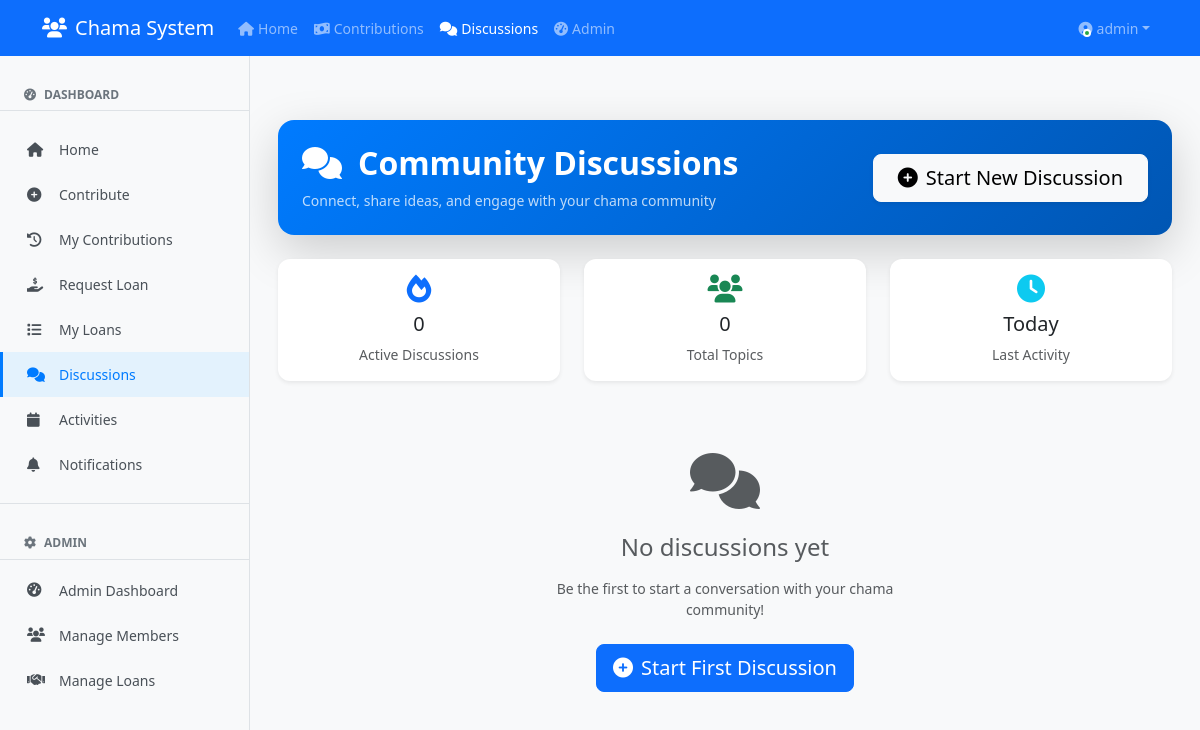
/discussions (signed in), run on an earlier commit of the app's database.
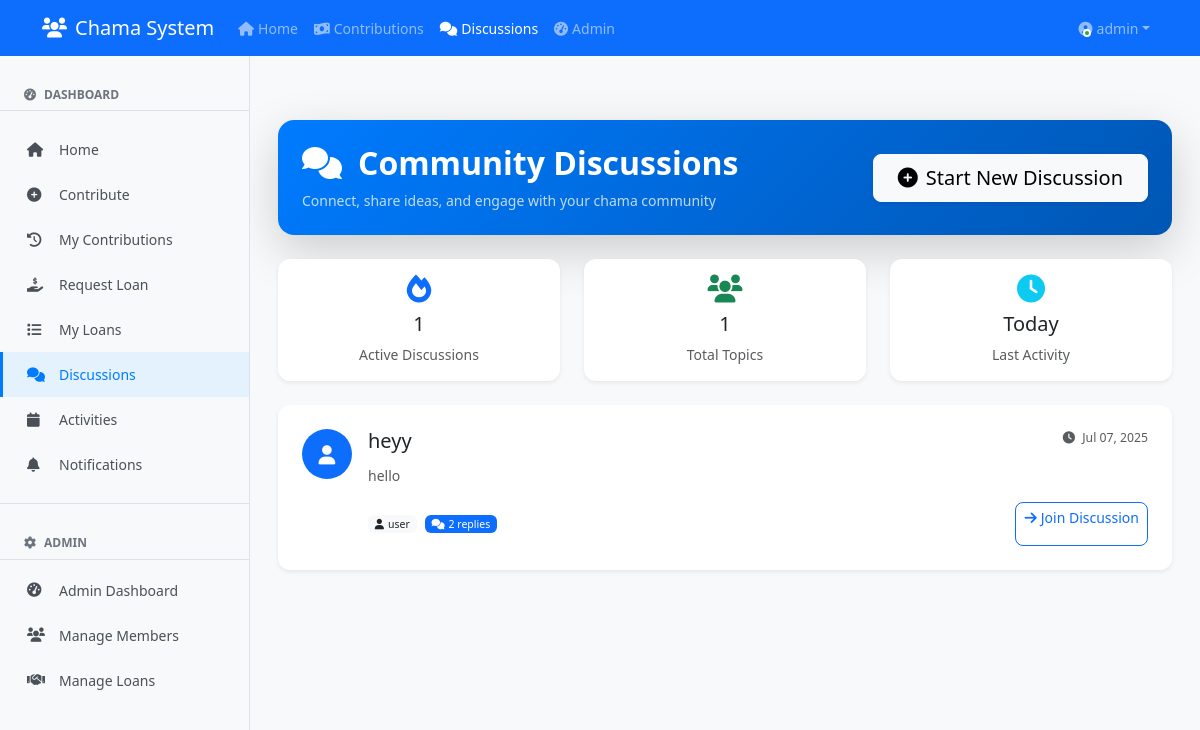
And on a later commit of the database.
### clean_app.py (models this page shows, shortened)
class Discussion(db.Model):
    id = db.Column(db.Integer, primary_key=True)
    title = db.Column(db.String(100), nullable=False)
    content = db.Column(db.Text, nullable=False)
    date = db.Column(db.DateTime, default=datetime.utcnow)
    user_id = db.Column(db.Integer, db.ForeignKey('user.id'))
    user = db.relationship('User', backref='discussions')

class User(db.Model, UserMixin):
    id = db.Column(db.Integer, primary_key=True)
    username = db.Column(db.String(80), unique=True, nullable=False)
    password = db.Column(db.String(200), nullable=False)
    is_admin = db.Column(db.Boolean, default=False)
    last_seen = db.Column(db.DateTime, default=datetime.utcnow)
    is_online = db.Column(db.Boolean, default=False)
    members = db.relationship('Member', backref='user', lazy=True)

### clean_app.py (the view)
@app.route('/discussions')
@login_required
def discussions():
    discussions = Discussion.query.order_by(Discussion.date.desc()).all()
    return render_template('discussions/list.html', discussions=discussions)

### clean_app.py (called while the page is built)
@login_manager.user_loader
def load_user(user_id):
    return User.query.get(int(user_id))

### templates/discussions/list.html (shortened to what the changed rows need)
{% extends "base.html" %}
{% block content %}
<div class="container-fluid py-4">
    <div class="row mb-4">
        <div class="col-12">
            <div class="bg-gradient-primary text-white rounded-4 p-4 shadow-lg">
                <div class="d-flex flex-column flex-md-row justify-content-between align-items-start align-items-md-center">
                    <div>
                        <h2 class="mb-2 fw-bold">
                            <i class="fas fa-comments me-3"></i>Community Discussions
                        </h2>
                    </div>
                </div>
            </div>
        </div>
    </div>
    <div class="row mb-4">
        <div class="col-md-4">
            <div class="card border-0 shadow-sm h-100">
                <div class="card-body text-center">
                    <div class="text-primary mb-2">
                        <i class="fas fa-fire fa-2x"></i>
                    </div>
                    <h5 class="card-title">{{ discussions|length }}</h5>
                    <p class="card-text text-muted">Active Discussions</p>
                </div>
            </div>
        </div>
        <div class="col-md-4">
            <div class="card border-0 shadow-sm h-100">
                <div class="card-body text-center">
                    <div class="text-success mb-2">
                        <i class="fas fa-users fa-2x"></i>
                    </div>
                    <h5 class="card-title">{{ discussions|length }}</h5>
                    <p class="card-text text-muted">Total Topics</p>
                </div>
            </div>
        </div>
    </div>
    <div class="row">
        <div class="col-12">
            {% if discussions %}
                <div class="row g-4">
                    {% for discussion in discussions %}
                    <div class="col-12">
                        <div class="card border-0 shadow-sm hover-lift">
                            <div class="card-body p-4">
                                <div class="d-flex align-items-start">
                                    <div class="flex-shrink-0 me-3">
                                        <div class="avatar-circle bg-primary text-white d-flex align-items-center justify-content-center">
                                            <i class="fas fa-user"></i>
                                        </div>
                                    </div>
                                    <div class="flex-grow-1">
                                        <div class="d-flex justify-content-between align-items-start mb-2">
                                            <h5 class="card-title mb-1">
                                                <a href="{{ url_for('view_discussion', discussion_id=discussion.id) }}"
                                                   class="text-decoration-none text-dark hover-primary">
                                                    {{ discussion.title }}
                                                </a>
                                            </h5>
                                            <small class="text-muted">
                                                <i class="fas fa-clock me-1"></i>
                                                {{ discussion.date.strftime('%b %d, %Y') }}
                                            </small>
                                        </div>
                                        <p class="card-text text-muted mb-3">
                                            {{ discussion.content[:150] }}{% if discussion.content|length > 150 %}...{% endif %}
                                        </p>
                                        <div class="d-flex justify-content-between align-items-center">
                                            <div class="d-flex align-items-center">
                                                <span class="badge bg-light text-dark me-2">
                                                    <i class="fas fa-user me-1"></i>{{ discussion.user.username }}
                                                </span>
                                                <span class="badge bg-primary">
                                                    <i class="fas fa-comments me-1"></i>{{ discussion.messages|length }} replies
                                                </span>
                                            </div>
                                            <a href="{{ url_for('view_discussion', discussion_id=discussion.id) }}"
                                               class="btn btn-outline-primary btn-sm">
                                                <i class="fas fa-arrow-right me-1"></i>Join Discussion
                                            </a>
                                        </div>
                                    </div>
                                </div>
                            </div>
                        </div>
                    </div>
                    {% endfor %}
                </div>
            {% else %}
                <div class="text-center py-5">
                    <div class="empty-state">
                        <i class="fas fa-comments fa-4x text-muted mb-4"></i>
                        <h4 class="text-muted mb-3">No discussions yet</h4>
                        <p class="text-muted mb-4">Be the first to start a conversation with your chama community!</p>
                        <a href="{{ url_for('create_discussion') }}" class="btn btn-primary btn-lg">
                            <i class="fas fa-plus-circle me-2"></i>Start First Discussion
                        </a>
                    </div>
                </div>
            {% endif %}
        </div>
    </div>
</div>
{% endblock %}

What changed in the data, as far as the page shows it:
added Discussion: title "heyy", date "Jul 07, 2025", content "hello", user.username "user", messages|length "2"
Also different on the page:
{{ discussions|length }}: "0" → "1"
text no longer shown: "No discussions yet Be the first to start a conversation with your chama community! Start First Discussion"
